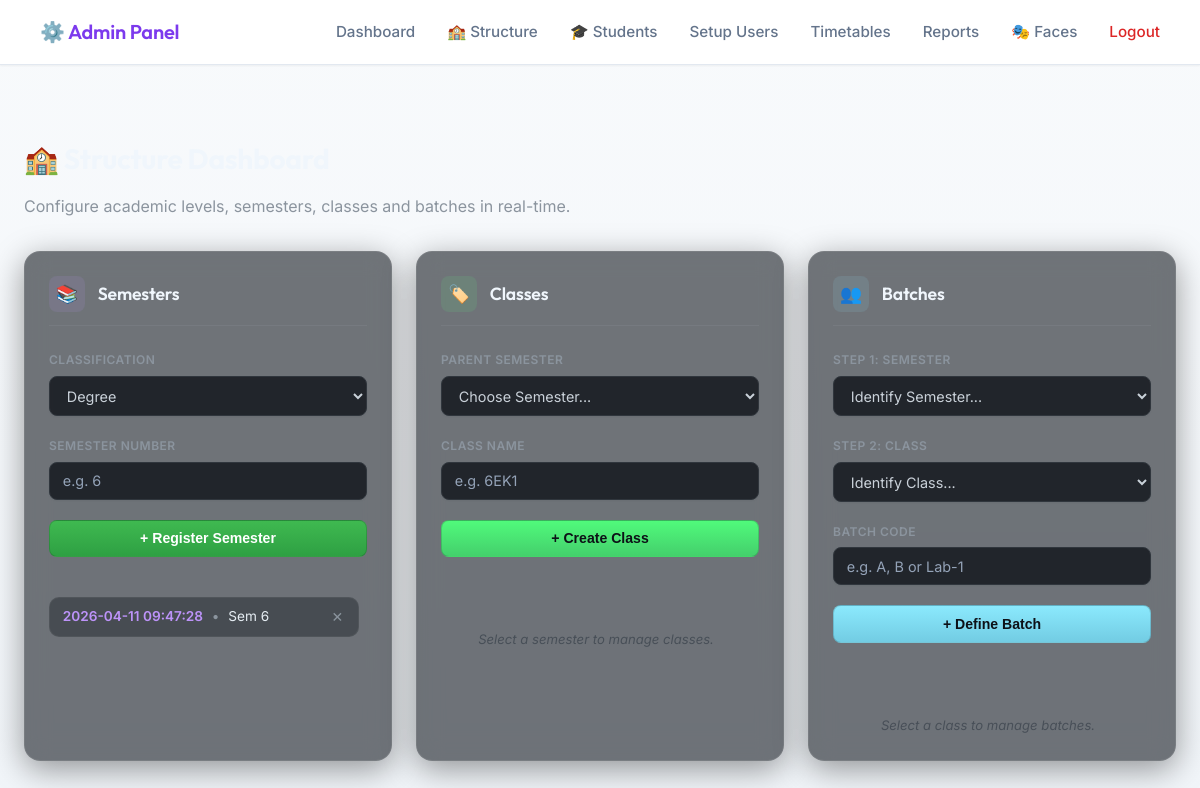
Page /admin/structure (signed in) on the earlier database version.
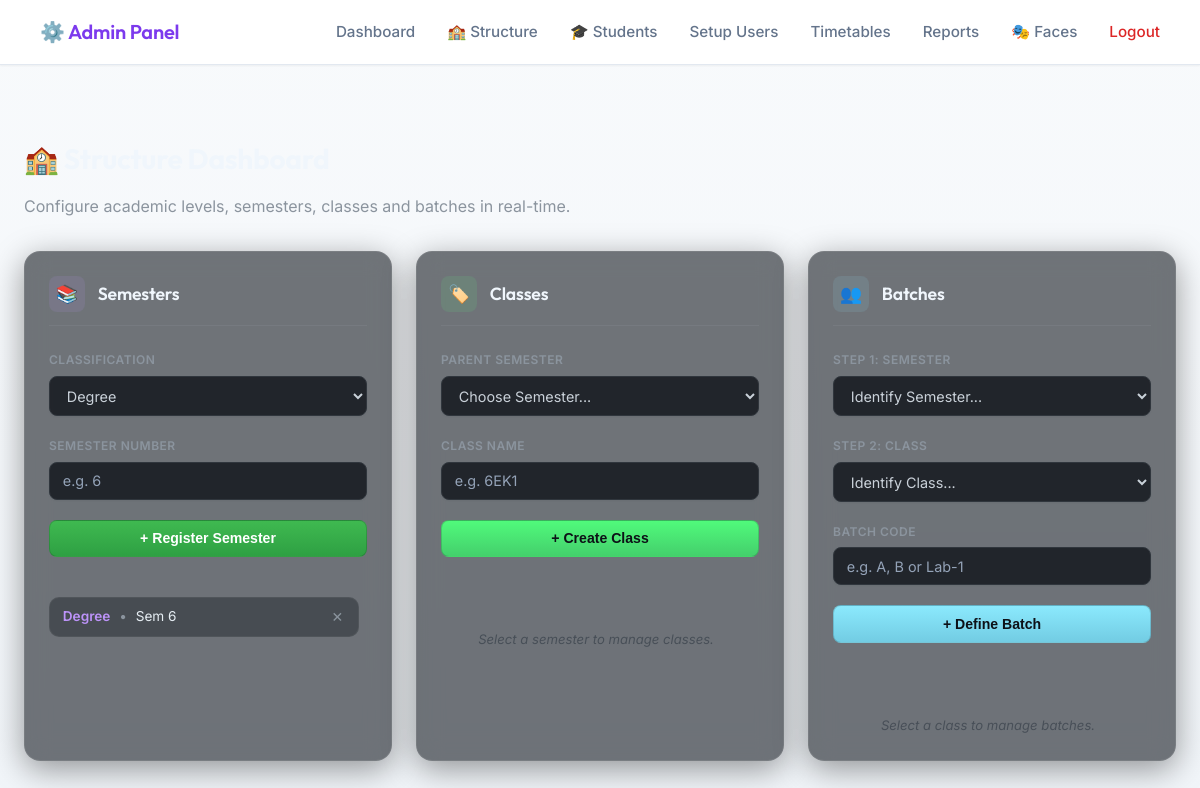
Same page on the later database version.
### tables this page shows
CREATE TABLE semesters (
                id         INTEGER PRIMARY KEY AUTOINCREMENT,
                number     INTEGER UNIQUE NOT NULL,
                label      TEXT NOT NULL,
                created_at TIMESTAMP DEFAULT CURRENT_TIMESTAMP
            , course_id INTEGER, level TEXT);

### app.py (the view)
    def wrap(*args, **kwargs):
        if not session.get("admin_logged_in"):
            return redirect(url_for("admin_login"))
        return f(*args, **kwargs)

### app.py (called while the page is built)
def get_db():
    return Database()

def admin_required(f):
    def wrap(*args, **kwargs):
        if not session.get("admin_logged_in"):
            return redirect(url_for("admin_login"))
        return f(*args, **kwargs)
    wrap.__name__ = f.__name__
    return wrap

@app.route("/admin/structure")
@admin_required
def admin_structure():
    db = get_db()
    semesters = db.get_all_semesters()
    return render_template("admin_structure.html", semesters=semesters)

### database.py (called while the page is built)
    def connect(self):
        self.conn   = sqlite3.connect(DB_PATH)
        self.cursor = self.conn.cursor()

    def disconnect(self):
        if self.conn:
            self.conn.close()
            self.conn   = None
            self.cursor = None

    def _add_column_if_missing(self, table, column, col_type):
        try:
            self.cursor.execute(f"ALTER TABLE {table} ADD COLUMN {column} {col_type}")
        except sqlite3.OperationalError:
            pass  # Column already exists

    def get_all_semesters(self):
        self.connect()
        self.cursor.execute('SELECT * FROM semesters ORDER BY number')
        r = self.cursor.fetchall(); self.disconnect(); return r

### templates/admin_structure.html (shortened to what this page needs)
{% extends "admin_base.html" %}
{% block content %}
<div class="dashboard-container">
    <div>
        <h2 style="font-weight: 700; color: #f0f6fc;">🏫 Structure Dashboard</h2>
        <p style="color: #8b949e;">Configure academic levels, semesters, classes and batches in real-time.</p>
    </div>
    <div class="panorama-grid">
        <div class="glass-pane">
            <div class="pane-header">
                <div class="pane-icon" style="background: rgba(189, 147, 249, 0.1); color: #bd93f9;">📚</div>
                <h3>Semesters</h3>
            </div>
            <div class="input-group">
                <label>Classification</label>
                <select id="semLevel">
                    <option value="Degree">Degree</option>
                </select>
            </div>
            <div class="input-group">
                <label>Semester Number</label>
                <input id="semNum" type="number" min="1" max="8" placeholder="e.g. 6">
            </div>
            <button class="btn-slim" onclick="addSemester()">+ Register Semester</button>
            <div class="item-scroll" id="semChips">
                {% for s in semesters %}
                <div class="modern-pill">
                    <span>
                        <span style="color:#bd93f9;font-weight:600;">{{ s[5] or s[3] or 'Degree' }}</span>
                        <span style="color:#8b949e;margin:0 5px;">•</span>
                        Sem {{ s[1] }}
                    </span>
                    <button class="del-btn" data-id="{{ s[0] }}" onclick="deleteSemester(this)">✕</button>
                </div>
                {% else %}
                <div class="empty-state">No semesters registered yet.</div>
                {% endfor %}
            </div>
        </div>
        <div class="glass-pane">
            <div class="pane-header">
                <div class="pane-icon" style="background: rgba(80, 250, 123, 0.1); color: #50fa7b;">🏷️</div>
                <h3>Classes</h3>
            </div>
            <div class="input-group">
                <label>Parent Semester</label>
                <select id="classSem" onchange="loadClasses(this.value)">
                    <option value="">Choose Semester...</option>
                </select>
            </div>
            <div class="input-group">
                <label>Class Name</label>
                <input id="className" type="text" placeholder="e.g. 6EK1">
            </div>
            <button class="btn-slim" onclick="addClass()" style="background: linear-gradient(180deg, #50fa7b 0%, #44cf6c 100%); color:#0d1117;">+ Create Class</button>
            <div class="item-scroll" id="classChips">
                <div class="empty-state">Select a semester to manage classes.</div>
            </div>
        </div>
        <div class="glass-pane">
            <div class="pane-header">
                <div class="pane-icon" style="background: rgba(139, 233, 253, 0.1); color: #8be9fd;">👥</div>
                <h3>Batches</h3>
            </div>
            <div class="input-group">
                <label>Step 1: Semester</label>
                <select id="batchSem" onchange="loadClassesForBatch(this.value)">
                    <option value="">Identify Semester...</option>
                </select>
            </div>
            <div class="input-group">
                <label>Step 2: Class</label>
                <select id="batchClass" onchange="loadBatches(this.value)">
                    <option value="">Identify Class...</option>
                </select>
            </div>
            <div class="input-group">
                <label>Batch Code</label>
                <input id="batchName" type="text" placeholder="e.g. A, B or Lab-1">
            </div>
            <button class="btn-slim" onclick="addBatch()" style="background: linear-gradient(180deg, #8be9fd 0%, #72cce3 100%); color:#0d1117;">+ Define Batch</button>
            <div class="item-scroll" id="batchChips">
                <div class="empty-state">Select a class to manage batches.</div>
            </div>
        </div>
    </div>
</div>
{% endblock %}

### templates/admin_base.html (shortened to what this page needs)
<!DOCTYPE html>
<html lang="en">
<head>
    <link rel="stylesheet" href="{{ url_for('static', filename='css/styles.css') }}">
</head>
<body>
    <nav class="navbar">
        <div class="nav-brand" style="font-size: 1.25rem; font-weight: 600; color: var(--accent-purple);">
            ⚙️ Admin Panel
        </div>
        <div class="nav-links">
            <a href="{{ url_for('admin_dashboard') }}">Dashboard</a>
            <a href="{{ url_for('admin_structure') }}">🏫 Structure</a>
            <a href="{{ url_for('admin_students') }}">🎓 Students</a>
            <a href="{{ url_for('admin_setup') }}">Setup Users</a>
            <a href="{{ url_for('admin_timetables') }}">Timetables</a>
            <a href="{{ url_for('admin_reports') }}">Reports</a>
            <a href="{{ url_for('admin_faces') }}">🎭 Faces</a>
            <a href="{{ url_for('admin_logout') }}" style="color: var(--accent-red); margin-left: 2rem;">Logout</a>
        </div>
    </nav>
    <div class="container">
        {% block content %}{% endblock %}
    </div>
</body>
</html>

### static/css/styles.css (style rules this page uses)
:root { --bg-primary: #f8fafc; --bg-color-gradient: linear-gradient(180deg, #f8fafc 0%, #f1f5f9 100%); --bg-card: #ffffff; --bg-hover: #f1f5f9; --border-color: #e2e8f0; --border-light: #cbd5e1; --text-primary: #0f172a; --text-muted: #64748b; --text-inverse: #ffffff; --accent-blue: #4f46e5; --accent-blue-hover: #4338ca; --accent-green: #059669; --accent-green-hover: #047857; --accent-red: #dc2626; --accent-red-hover: #b91c1c; --accent-purple: #7c3aed; --accent-gold: #d97706; --shadow-sm: 0 1px 2px 0 rgba(0, 0, 0, 0.05); --shadow-md: 0 4px 6px -1px rgba(0, 0, 0, 0.05), 0 2px 4px -1px rgba(0, 0, 0, 0.03); --shadow-lg: 0 10px 15px -3px rgba(0, 0, 0, 0.08), 0 4px 6px -2px rgba(0, 0, 0, 0.04); --radius-md: 10px; --radius-lg: 16px; --radius-full: 9999px; --transition-fast: 0.15s ease-in-out; --transition-smooth: 0.3s cubic-bezier(0.4, 0, 0.2, 1); }
* { box-sizing: border-box; margin: 0; padding: 0; }
body { font-family: 'Inter', system-ui, -apple-system, sans-serif; background-color: var(--bg-primary); background-image: var(--bg-color-gradient); background-attachment: fixed; color: var(--text-primary); line-height: 1.6; min-height: 100vh; display: flex; flex-direction: column; -webkit-font-smoothing: antialiased; -moz-osx-font-smoothing: grayscale; }
h1, h2, h3, h4, .nav-brand { font-family: 'Outfit', 'Inter', sans-serif; font-weight: 700; letter-spacing: -0.01em; color: var(--text-primary); margin-bottom: 0.75rem; }
h2 { font-size: 1.75rem; }
h3 { font-size: 1.25rem; }
p { margin-bottom: 1rem; color: var(--text-muted); }
.container { max-width: 1200px; margin: 0 auto; padding: 2.5rem 1.5rem; width: 100%; animation: fadeIn 0.4s ease-out; }
.navbar { background: var(--bg-card); border-bottom: 1px solid var(--border-color); padding: 1rem 2.5rem; display: flex; justify-content: space-between; align-items: center; position: sticky; top: 0; z-index: 50; box-shadow: var(--shadow-sm); }
.nav-brand { margin-bottom: 0; }
.nav-links { display: flex; align-items: center; flex-wrap: wrap; }
.nav-links a, .nav-links span { color: var(--text-muted); text-decoration: none; margin-left: 2rem; font-weight: 500; font-size: 0.95rem; transition: var(--transition-fast); }
.nav-links a[style*="color: #da3633"], .nav-links a[style*="color: var(--accent-red)"] { color: var(--accent-red) !important; }
label { display: block; margin-bottom: 0.5rem; font-weight: 600; font-size: 0.88rem; color: var(--text-primary); }
input, select { width: 100%; padding: 0.75rem 1rem; background: #ffffff; border: 1px solid var(--border-color); border-radius: var(--radius-md); color: var(--text-primary); font-family: inherit; font-size: 1rem; box-shadow: var(--shadow-sm); transition: all var(--transition-fast); }
input::placeholder, select::placeholder { color: #94a3b8; }

Differences in the rows shown:
removed semesters: created_at "2026-04-11 09:47:28", number "6"
added semesters: level "Degree", number "6"
